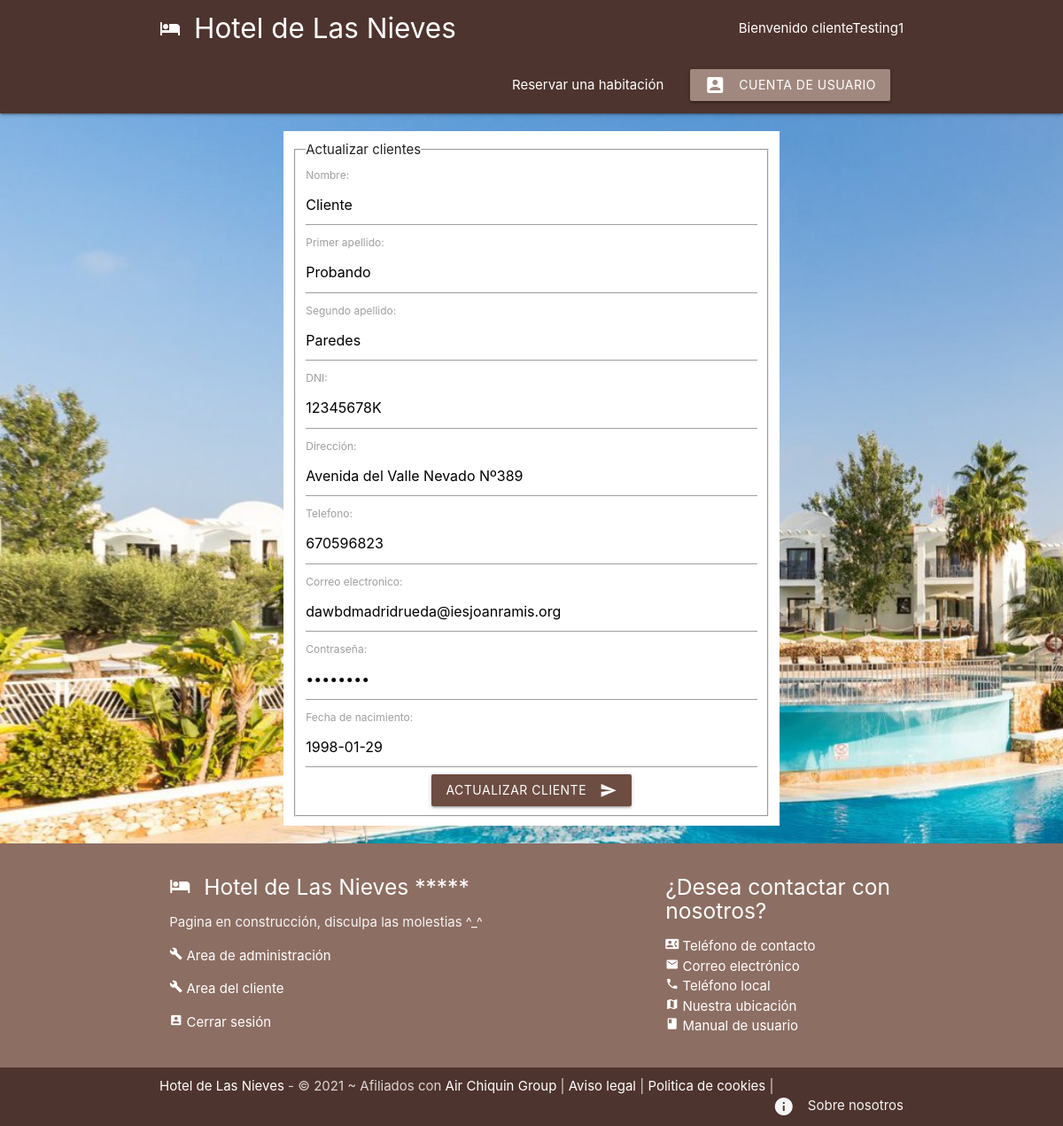
/clientes/update_cliente.php?id=2 (signed in), run on the app's committed database.
### tables this page shows
CREATE TABLE `73_clientes` (
  `id` int(11) NOT NULL,
  `usuario` varchar(32) NOT NULL,
  `nombre` varchar(32) NOT NULL,
  `apellido_primero` varchar(32) NOT NULL,
  `apellido_segundo` varchar(32) NOT NULL,
  `tipo_id` int(11) NOT NULL,
  `dni` varchar(9) NOT NULL,
  `direccion` varchar(128) NOT NULL,
  `telefono` int(18) NOT NULL,
  `email` varchar(128) NOT NULL,
  `contrasena` varchar(64) NOT NULL,
  `fecha_nacimiento` date NOT NULL
);

### clientes/update_cliente.php (the view, shortened to what this page needs)
<?php
    include('./../config/config_bd.php');
    if(isset($_GET['id'])){
        $id = mysqli_real_escape_string($conn, $_GET['id']);
        $sqlUpdateUsuario = "SELECT * FROM 73_clientes WHERE id = $id";
        $resultado = mysqli_query($conn, $sqlUpdateUsuario);
        $User = mysqli_fetch_assoc($resultado);
    }
?>
<!DOCTYPE html>
<html lang="es">
<?php include('./../templates/header.php'); ?>
    <section>
    <form action="update_cliente.php" method="POST" class="white">
        <?php if($User): ?>
        <fieldset>
            <legend> Actualizar clientes </legend>
            <label for="nombre"> Nombre: </label>
            <input type="text" name="nombre" value="<?php echo htmlspecialchars($User['nombre']) ?>">
            <label for="apellido_primero"> Primer apellido: </label>
            <input type="text" name="apellido_primero" value="<?php echo htmlspecialchars($User['apellido_primero']) ?>">
            <label for="apellido_segundo"> Segundo apellido: </label>
            <input type="text" name="apellido_segundo" value="<?php echo htmlspecialchars($User['apellido_segundo']) ?>">
            <label for="dni"> DNI: </label>
            <input type="text" name="dni" value="<?php echo htmlspecialchars($User['dni']) ?>">
            <label for="direccion"> Dirección: </label>
            <input type="text" name="direccion" value="<?php echo htmlspecialchars($User['direccion']) ?>">
            <label for="telefono"> Telefono: </label>
            <input type="text" name="telefono" value="<?php echo htmlspecialchars($User['telefono']) ?>">
            <label for="email"> Correo electronico: </label>
            <input type="text" name="email" value="<?php echo htmlspecialchars($User['email']) ?>">
            <label for="contrasena"> Contraseña: </label>
            <input type="password" name="contrasena" value="<?php echo htmlspecialchars($User['contrasena']) ?>">
            <label for="fecha_nacimiento"> Fecha de nacimiento: </label>
            <input type="text" name="fecha_nacimiento" class="datepicker" value="<?php echo htmlspecialchars($User['fecha_nacimiento']) ?>">
            <?php endif; ?>
            <div class="center">
                <button class="btn waves-effect waves-light brown darken-1" type="submit" name="submit">Actualizar cliente
                    <i class="material-icons right">send</i>
                </button>
            </div>
        </fieldset>
    </form>
</section>
<?php include('./../templates/footer.php'); ?>
</body>
</html>

### templates/header.php (shortened to what this page needs)
<head>
    <link rel="stylesheet" href="https://cdnjs.cloudflare.com/ajax/libs/materialize/1.0.0/css/materialize.min.css">
</head>
<body class = "fondo">
    <nav class="nav-extended brown darken-3 z-deph-0">
        <div class="nav-wrapper container">
        <a href = "/student73/dwes/index.php" class="brand-logo brand-text"> <i class="material-icons left">hotel</i> Hotel de Las Nieves </a>
        <ul id="nav-mobile" class="right">
            <li class="right"> Bienvenido <?php
            if(empty($_SESSION["id"])) {
                echo "anonimo...";
            } else {
                $conn = mysqli_connect('localhost', 'david', '1234', 'hotel');
                $sql = "SELECT * FROM 73_clientes WHERE id = '".$_SESSION["id"]."'";
                $resultados = mysqli_query($conn, $sql);
                $usuario = mysqli_fetch_all($resultados, MYSQLI_ASSOC);
                foreach ($usuario as $user){
                   echo $user["usuario"];
                }
            }
            ?></li>
            <br>
            <li><a href="/student73/dwes/reservas/info_reservas.php">Reservar una habitación</a></li>
            <li><a href="
            <?php
                if(empty($_SESSION["id"])){
                    echo "/student73/dwes/clientes/login_cliente.php";
                } else {
                    echo "/student73/dwes/clientes/index_cliente.php";
                }
            ?>
            " class="brown lighten-2 btn"><i class="material-icons left">account_box</i>Cuenta de usuario</a></li>
        </ul>
        </div>
    </nav>

### templates/header.php (style rules this page uses)
.brand-text { color: #FFFFFF !important; }
.fondo { background-image: url("/student73/dwes/img/fondos/imagen_principal.jpeg"); background-repeat: no-repeat; background-size: cover; }
form { max-width: 560px; margin: 20px auto; padding: 10px; background-color: #FFFFFF; }
body { display: flex; min-height: 100vh; flex-direction: column; }

### data on the page
73_clientes: usuario "clienteTesting1", nombre "Cliente", apellido_primero "Probando", apellido_segundo "Paredes", dni "12345678K", direccion "Avenida del Valle Nevado Nº389", telefono "670596823", email "dawbdmadridrueda@iesjoanramis.org", fecha_nacimiento "1998-01-29"
